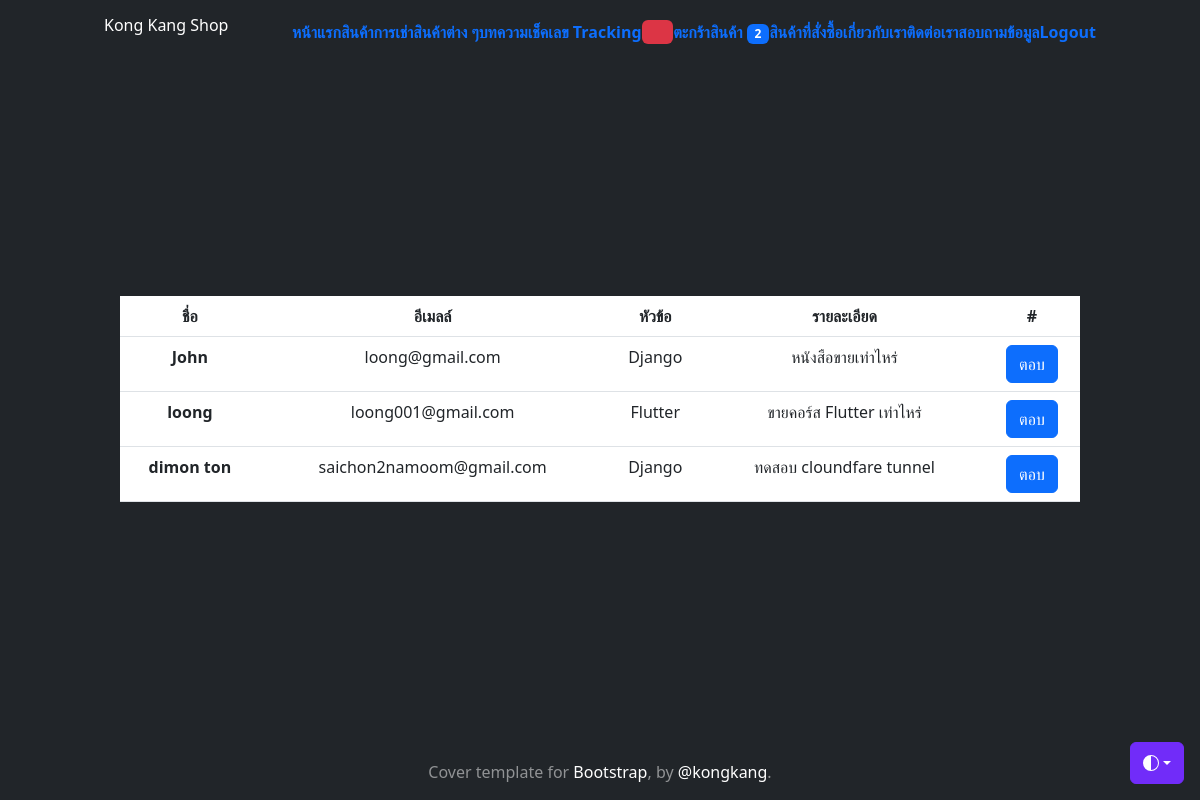
Page /questions (signed in) on the committed database.
### myapp/models.py (models this page shows, shortened)
class Profile(models.Model):
    user = models.OneToOneField(User, on_delete=models.CASCADE)
    photo = models.ImageField(upload_to='profile_photo', null=True, blank=True)
    usertype = models.CharField(max_length=100, default='member')
    favor = models.CharField(max_length=100, null=True, blank=True)
    fb_account = models.CharField(max_length=100, default='No Facebook')
    address = models.TextField(null=True, blank=True)
    telephone_number = models.CharField(max_length=8, null=True, blank=True)
    cart_quantity = models.IntegerField(default=0, null=True, blank=True)

class AskQA(models.Model):
    name = models.CharField(max_length=100, verbose_name='ชื่อผู้ติดต่อ')
    email = models.EmailField(null=True, blank=True, verbose_name="email")
    title = models.CharField(max_length=100, null=True, blank=True, verbose_name="หัวข้อ")
    detail = models.TextField(null=True, blank=True, verbose_name="รายละเอียด")
    detail_answer = models.TextField(null=True, blank=True, verbose_name="คำตอบ")
    def __str__(self):
        return '{} - {}'.format(self.name, self.title)

### myapp/views.py (the view)
# urls.py: path("questions", question, name="questions"),
@login_required
def question(req):
    question = AskQA.objects.all()
    print(question)
    context = {'question':question}
    return render(req, "myapp/questions.html", context)

### myapp/templates/myapp/questions.html
{% extends 'myapp/base.html' %}
{% block content %}
    <table class="table">
        <thead>
          <tr>
            <th scope="col">ชื่อ</th>
            <th scope="col">อีเมลล์</th>
            <th scope="col">หัวข้อ</th>
            <th scope="col">รายละเอียด</th>
            <th scope="col">#</th>
          </tr>
        </thead>
        <tbody>
            {% for q in question %}
            <tr>
                <th>{{q.name}}</th>
                <td>{{q.email}}</td>
                <td>{{q.title}}</td>
                <td>{{q.detail}}</td>
                <td><a href="{% url 'answer' q.id %}" class="btn btn-primary">ตอบ</a></td>
            </tr>
          {% endfor %}
        </tbody>
      </table>
{% endblock content %}

### myapp/templates/myapp/base.html (shortened to what this page needs)
<!doctype html>
<html lang="en" class="h-100" data-bs-theme="auto">
  <head><script src="https://getbootstrap.com/docs/5.3/assets/js/color-modes.js"></script>
    <link rel="stylesheet" href="https://cdn.jsdelivr.net/npm/@docsearch/css@3">
<link href="https://getbootstrap.com/docs/5.3/dist/css/bootstrap.min.css" rel="stylesheet">
<link
href="https://cdn.jsdelivr.net/npm/tailwindcss@2.2.19/dist/tailwind.min.css" rel="stylesheet">
    <link href="https://getbootstrap.com/docs/5.3/examples/cover/cover.css" rel="stylesheet">
  </head>
  <body class="d-flex h-100 text-center text-bg-dark">
    <div class="dropdown position-fixed bottom-0 end-0 mb-3 me-3 bd-mode-toggle">
      <button class="btn btn-bd-primary py-2 dropdown-toggle d-flex align-items-center"
              id="bd-theme"
              type="button"
              aria-expanded="false"
              data-bs-toggle="dropdown"
              aria-label="Toggle theme (auto)">
        <svg class="bi my-1 theme-icon-active" width="1em" height="1em"><use href="#circle-half"></use></svg>
      </button>
    </div>
<div class="container d-flex w-100 h-100 p-3 mx-auto flex-column">
  <header class="mb-auto">
    <div>
     <h3 class="float-lg-start mb-0">Kong Kang Shop</h3>
      <nav class="nav nav-masthead justify-content-center float-lg-end">
        {% block menubar %}
            <a class="nav-link fw-bold py-1 px-0" aria-current="page" href="{% url 'shop' %}">หน้าแรก</a>
            <a class="nav-link fw-bold py-1 px-0" href="{% url 'all-product' %}">สินค้า</a>
            {% if user.is_authenticated and user.profile.usertype == 'member' %}
            <a class="nav-link fw-bold py-1 px-0" href="{% url 'all-machine-page' %}">การเช่าสินค้าต่าง ๆ</a>
            {% endif %}
            <a class="nav-link fw-bold py-1 px-0" href="{% url 'post' %}">บทความ</a>
            <a class="nav-link fw-bold py-1 px-0" href="{% url 'tracking' %}">เช็คเลข Tracking</a>
            {% if user.is_authenticated and user.profile.usertype == 'member' %}
              <a class="nav-link fw-bold py-1 px-0" href="{% url 'wishlist-page' %}"><span class="badge bg-danger"><svg xmlns="http://www.w3.org/2000/svg" width="16" height="16" fill="currentColor" class="bi bi-heart" viewBox="0 0 16 16"></svg>
              </svg></span>
              </a>
              <a class="nav-link fw-bold py-1 px-0" href="{% url 'my-cart' %}">ตะกร้าสินค้า <span class="badge bg-primary"><font color="white">{{user.profile.cart_quantity}}</font></span></a>
              <a class="nav-link fw-bold py-1 px-0" href="{% url 'cart-order-product' %}">สินค้าที่สั่งซื้อ</a>
            {% endif %}
            <a class="nav-link fw-bold py-1 px-0" href="{% url 'about-us' %}">เกี่ยวกับเรา</a>
            <a class="nav-link fw-bold py-1 px-0" href="{% url 'contact' %}">ติดต่อเรา</a>
            <a class="nav-link fw-bold py-1 px-0" href="{% url 'ask' %}">สอบถามข้อมูล</a>
            {% if not user.is_authenticated %}
              <a class="nav-link fw-bold py-1 px-0" href="{% url 'login' %}">Login</a>
            {% else %}
              <a class="nav-link fw-bold py-1 px-0" href="{% url 'logout' %}">Logout</a>
            {% endif %}
        {% endblock menubar %}
      </nav>
    </div>
  </header>
  <main class="px-3">
        {% block content %}
        {% endblock content %}
  </main>
  <footer class="mt-auto text-white-50">
    <p>Cover template for <a href="https://getbootstrap.com/" class="text-white">Bootstrap</a>, by <a href="https://twitter.com/mdo" class="text-white">@kongkang</a>.</p>
  </footer>
</div>
    </body>
</html>

### myapp/templates/myapp/base.html (style rules this page uses)
.bi { vertical-align: -.125em; fill: currentColor; }
.btn-bd-primary { --bd-violet-bg: #712cf9; --bd-violet-rgb: 112.520718, 44.062154, 249.437846; --bs-btn-font-weight: 600; --bs-btn-color: var(--bs-white); --bs-btn-bg: var(--bd-violet-bg); --bs-btn-border-color: var(--bd-violet-bg); --bs-btn-hover-color: var(--bs-white); --bs-btn-hover-bg: #6528e0; --bs-btn-hover-border-color: #6528e0; --bs-btn-focus-shadow-rgb: var(--bd-violet-rgb); --bs-btn-active-color: var(--bs-btn-hover-color); --bs-btn-active-bg: #5a23c8; --bs-btn-active-border-color: #5a23c8; }
.bd-mode-toggle { z-index: 1500; }

### rows in the picture
AskQA: name "John", email "loong@gmail.com", title "Django", detail "หนังสือขายเท่าไหร่"
AskQA: name "loong", email "loong001@gmail.com", title "Flutter", detail "ขายคอร์ส Flutter เท่าไหร่"
AskQA: name "dimon ton", email "saichon2namoom@gmail.com", title "Django", detail "ทดสอบ cloundfare tunnel"

### other values in the picture
{{ user.profile.cart_quantity }} "2"
